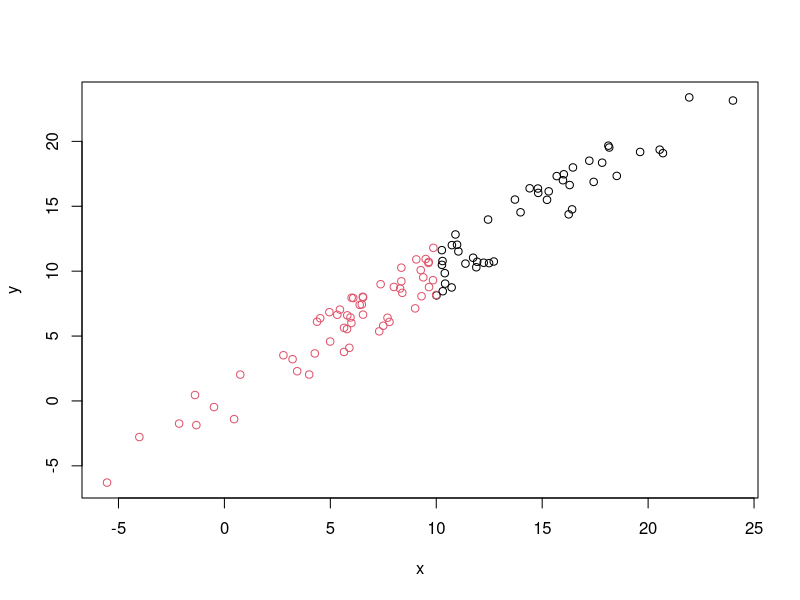

This figure's R source:
## ---- chunk 1
# just a comment
x<-rnorm(100)
## ---- chunk 2
x<-rnorm(100,10,5)
y<-jitter(x,1000)
z<-vector("character",100)
z[x>10]<-"High"
z[x<10]<-"Low"
df<-data.frame(x,y,z)
df
## ---- chunk 3
with(df,plot(x,y,col=factor(z)))
